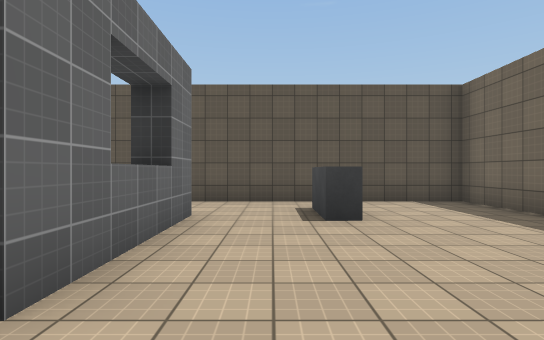
View 1 (above)

12 first-person views from a walk through a 3-D level made in the Unity game engine. The camera is 1.4 m above the floor, looks level and sees 80° across. The floor is counted in squares, 2 m on a side. Each view is taken from the middle of a square. On the plan, view 1 faces up. The plan holds only what a view shows up to about 10 squares ahead; the rest is blank. The player character is not drawn. Surface patterns are stand-ins for the level's own textures.

View 2
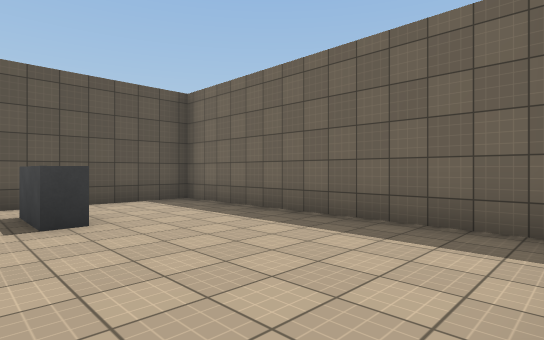

View 3
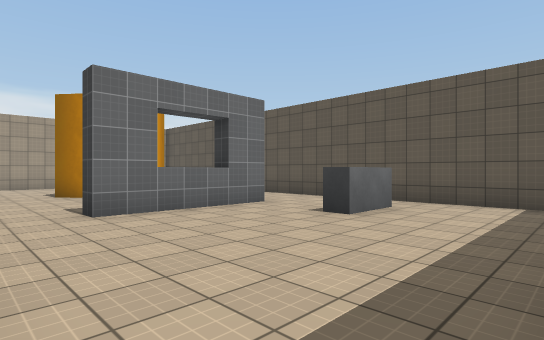

View 4
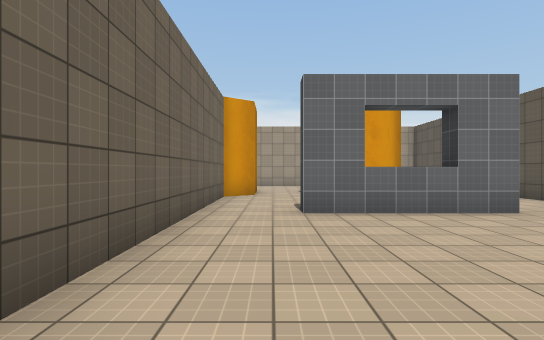

View 5
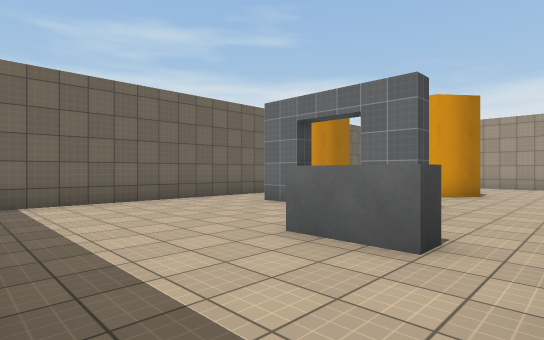

View 6
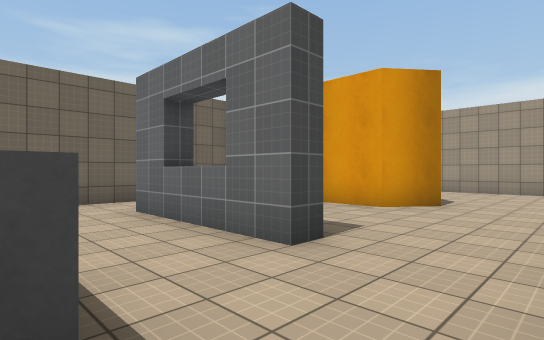

View 7
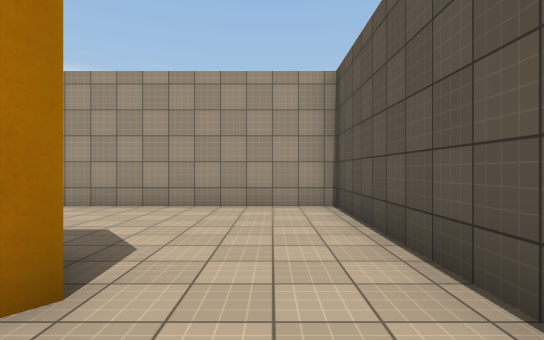

View 8
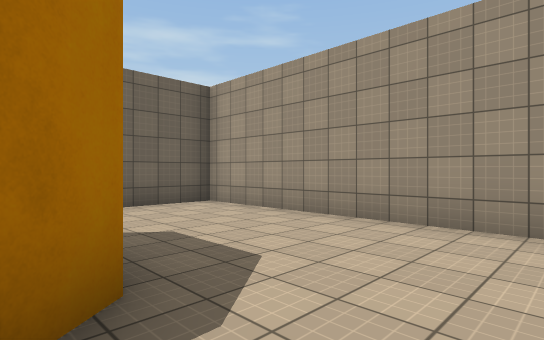

View 9
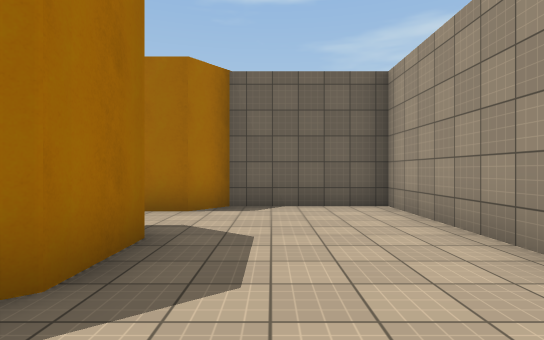

View 10
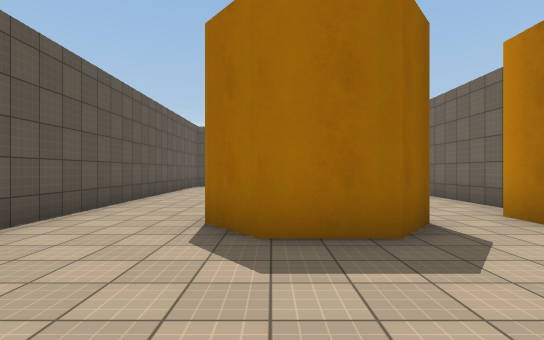

View 11
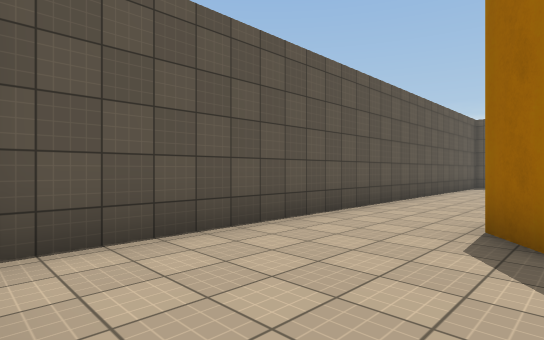

View 12
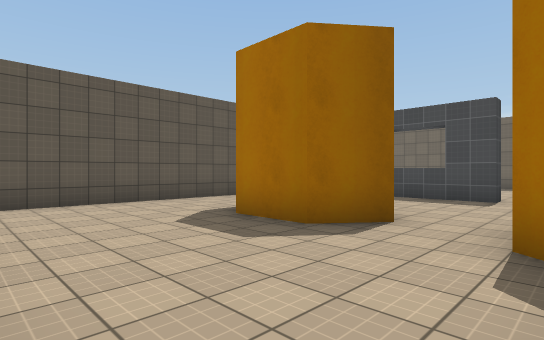

### Floor plan
Ten units are one square. View 1 is at (0, 0); x grows to the right and y downward. Boxes are objects, and circles mark ways between rooms. Rooms are numbered by the first view taken in them; rooms with no view inside come last. Other rooms are left out.
<svg viewBox="-108 -77 156 85">
<path fill="none" stroke="#000" d="M12 -45 7 -45 7 -60 12 -60 12 -45M-11 -40 -18 -40M-18 -50 -12 -50 -12 -15M-18 -25 -12 -25M43 -4 43 -72 -14 -72M-15 3 34 3M-51 -25 -57 -19 -67 -27 -67 -41 -57 -49 -48 -41 -48 -28M-12 -15 -17 -15 -17 -38M-14 -72 -103 -72 -103 3 -72 3 -66 -5 -51 -5 -45 3 -15 3"/>
<circle cx="-20" cy="-5" r="3" fill="#2a7"/>
<circle cx="-20" cy="-65" r="3" fill="#2a7"/>
<text x="10" y="-40">1</text>
<text x="-70" y="-40">2</text>
</svg>
Room 1 opens to room 2.

Where each view was taken, in squares from view 1:
view 1: 0 up, 0 right, facing up
view 2: 0 up, 0 right, facing up-right
view 3: 0 up, 4 right, facing up-left
view 4: 1 up, 4 right, facing left
view 5: 7 up, 4 right, facing down-left
view 6: 7 up, 1 right, facing down-left
view 7: 6 up, 4 left, facing left
view 8: 6 up, 6 left, facing down-left
view 9: 6 up, 8 left, facing down
view 10: 4 up, 10 left, facing right
view 11: 4 up, 10 left, facing up-right
view 12: 0 up, 10 left, facing up-right
